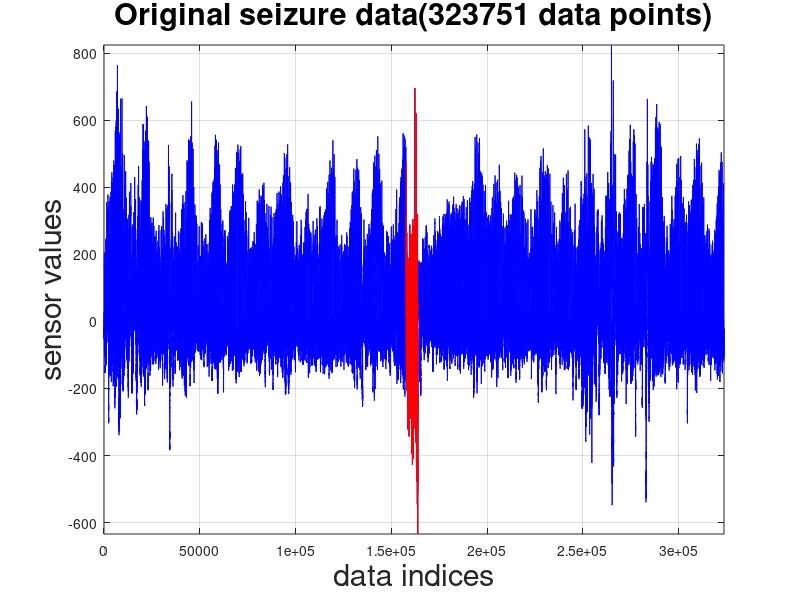

MATLAB code to generate this figure: (Note: this script raises an error after producing the figure.)
load final_data.mat;

%plot(datapath_out_ll(150000:173759, :))

%plot the original seizure
t = 1:323751;
t2 = 1:320000;
seizurefirst = seizureStart_index;

seizurelast = seizureEnd_index;
vectorsize = seizurelast-seizurefirst+1;

t1 = linspace(seizurefirst,seizurelast,vectorsize);
seizuring = data(seizurefirst:seizurelast);

figure(1);

plot(t,data,'-b');
hold on;
plot(t1,seizuring,'-r');
title('Original seizure data(323751 data points)','FontSize',22);
xlabel('data indices','FontSize',22) % x-axis label
ylabel('sensor values','FontSize',22) % y-axis label
grid on;
axis([0 323751 min(data) max(data)]);

%original figures

%llth = zeros(1,50001) + 3000;
%psth = zeros(1,50001) + 1e7;
%neth = zeros(1,50001) + 250000;
dll = dlmread('datapath_out_ll');
dps = dlmread('datapath_out_ps');
dne = dlmread('datapath_out_ne');
dpsalpha = dlmread('datapath_out_alpha');
dpsbeta = dlmread('datapath_out_beta');
dpstheta = dlmread('datapath_out_theta');

figure(2);
subplot(2,1,1); 
plot(t,data,'-b');
hold on;
plot(t1,seizuring,'-r');
title('Original seizure data(323751 data points)','FontSize',22);
xlabel('data indices','FontSize',22) % x-axis label
ylabel('sensor values','FontSize',22) % y-axis label
axis([150000 173759 min(data) max(data)]);
grid on;

subplot(2,1,2);
plot(t2,dll,'-b');
hold on;
%plot(t,llth,'-p');
title('Line length data output from simulation','FontSize',22);
xlabel('data indices','FontSize',22) % x-axis label
ylabel('feature module outputs','FontSize',22) % y-axis label
grid on;
axis([150000 173759 min(dll) max(dll)]);

figure(3);
subplot(2,1,1); 
plot(t,data,'-b');
hold on;
plot(t1,seizuring,'-r');
title('Original seizure data(323751 data points)','FontSize',22);
xlabel('data indices','FontSize',22) % x-axis label
ylabel('sensor values','FontSize',22) % y-axis label
axis([150000 173759 min(data) max(data)]);
grid on;

subplot(2,1,2);
plot(t2,dps,'-b');
hold on;
%plot(t,psth,'-p');
title('Power spectrum data output from simulation','FontSize',22);
xlabel('data indices','FontSize',22) % x-axis label
ylabel('feature module outputs','FontSize',22) % y-axis label
grid on;
axis([150000 173759 min(dps) max(dps)]);

figure(4);
subplot(2,1,1); 
plot(t,data,'-b');
hold on;
plot(t1,seizuring,'-r');
title('Original seizure data(323751 data points)','FontSize',22);
xlabel('data indices','FontSize',22) % x-axis label
ylabel('sensor values','FontSize',22) % y-axis label
axis([150000 173759 min(data) max(data)]);
grid on;

subplot(2,1,2);
plot(t2,dne,'-b');
hold on;
%plot(t,neth,'-p');
title('Nonlinear energy data output from simulation','FontSize',22);
xlabel('data indices','FontSize',22) % x-axis label
ylabel('feature module outputs','FontSize',22) % y-axis label
grid on;
axis([150000 173759 min(dne) max(dne)]);

figure(5);
subplot(2,1,1); 
plot(t,data,'-b');
hold on;
plot(t1,seizuring,'-r');
title('Original seizure data(323751 data points)','FontSize',22);
xlabel('data indices','FontSize',22) % x-axis label
ylabel('sensor values','FontSize',22) % y-axis label
axis([150000 173759 min(data) max(data)]);
grid on;

subplot(2,1,2);
plot(t2,dpsalpha,'-b');
hold on;
%plot(t,neth,'-p');
title('Power spectrum alpha band output from simulation','FontSize',22);
xlabel('data indices','FontSize',22) % x-axis label
ylabel('feature module outputs','FontSize',22) % y-axis label
grid on;
axis([150000 173759 min(dpsalpha) max(dpsalpha)]);

figure(6);
subplot(2,1,1); 
plot(t,data,'-b');
hold on;
plot(t1,seizuring,'-r');
title('Original seizure data(323751 data points)','FontSize',22);
xlabel('data indices','FontSize',22) % x-axis label
ylabel('sensor values','FontSize',22) % y-axis label
axis([150000 173759 min(data) max(data)]);
grid on;

subplot(2,1,2);
plot(t2,dpsbeta,'-b');
hold on;
%plot(t,neth,'-p');
title('Power spectrum beta band output from simulation','FontSize',22);
xlabel('data indices','FontSize',22) % x-axis label
ylabel('feature module outputs','FontSize',22) % y-axis label
grid on;
axis([150000 173759 min(dpsbeta) max(dpsbeta)]);

figure(7);
subplot(2,1,1); 
plot(t,data,'-b');
hold on;
plot(t1,seizuring,'-r');
title('Original seizure data(323751 data points)','FontSize',22);
xlabel('data indices','FontSize',22) % x-axis label
ylabel('sensor values','FontSize',22) % y-axis label
axis([150000 173759 min(data) max(data)]);
grid on;

subplot(2,1,2);
plot(t2,dpstheta,'-b');
hold on;
%plot(t,neth,'-p');
title('Power spectrum theta band output from simulation','FontSize',22);
xlabel('data indices','FontSize',22) % x-axis label
ylabel('feature module outputs','FontSize',22) % y-axis label
grid on;
axis([150000 173759 min(dpstheta) max(dpstheta)]);